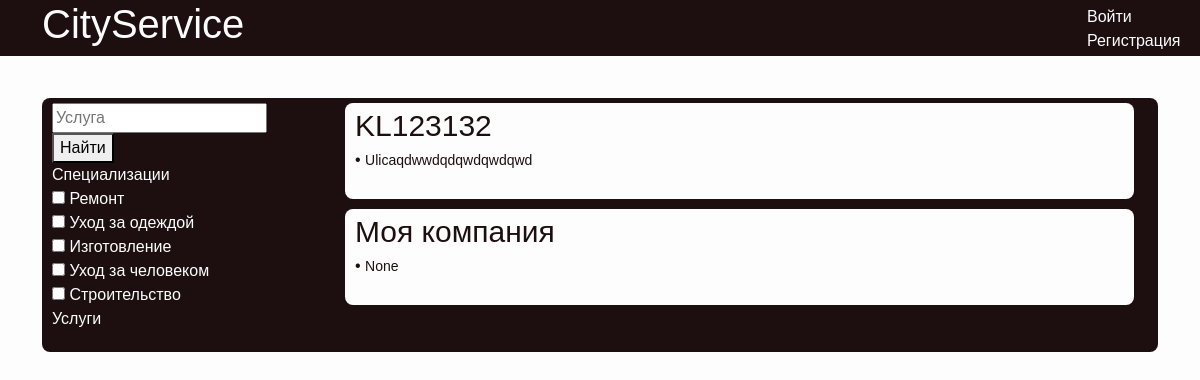
The app's page /cityservice/companies with its own data.
### etc/models.py (models this page shows)
class Specialization(models.Model):
    id = models.IntegerField(primary_key=True)
    name = models.CharField(max_length=150, null=False)
    class Meta:
        db_table = "specialization"

class Company(models.Model):
    id = models.IntegerField(primary_key=True)
    name = models.CharField(max_length=150, null=False) #blank = False?
    rank = models.IntegerField(null=True)
    type_of_ownership = models.CharField(max_length=150, null=True)
    address = models.CharField(max_length=200, null=True)
    account = models.ForeignKey(Account, on_delete=models.CASCADE)
    services = models.ManyToManyField(Service)
    specializations = models.ManyToManyField(Specialization)
    holidays = models.ManyToManyField(Holiday)
    day_of_work = models.ManyToManyField(Day_of_work)
    class Meta:
        db_table = "company"

### etc/views.py (the view)
# urls.py: path('cityservice/companies', companies, name='companies'),
def companies(request):
    context = {
        'companies': Company.objects.all()[:10],
        'specs': Specialization.objects.all(),
    }
    return render(request, 'companies.html', context)

### etc/templates/companies.html (shortened to what this page needs)
{% load static %}
<!DOCTYPE html>
<html lang="en">
<head>
    <link href="/static/bootstrap/css/bootstrap.min.css" rel="stylesheet">
    <link href="/static/company_style.css" rel=stylesheet>
</head>
<body>
    <header>
        <div class="container ">
            <div class="row">
                <div class="col-11">
                    <h1 class="text-left cs-h1">CityService</h1>
                </div>
                <div class="col-1 cs-registration">
                    {% if request.user.is_authenticated %}
                        <a href={%url 'account_profile'%} class="cs-a-registr">Профиль</a>
                        <a href={% url 'account_logout'%} class="cs-a-registr">Выйти</a>
                    {% else %}
                        <a href={% url 'account_login'%} class="cs-a-registr">Войти</a>
                        <a href={% url 'account_registration'%} class="cs-a-registr">Регистрация</a>
                    {% endif %}
                </div>
            </div>
        </div>
    </header>
    <hr>
    <div class="container">
    <br>
    <div class="container">
        <div class="row">
            <div class="col-3 cs-panel">
                <form class="cs-form" action="#" method="get">
                    <input placeholder="Услуга" class="cs-input">
                    <button class="cs-button">
                        <span class="cs-span">Найти</span>
                    </button>
                </form>
                <div class="spez-name">Специализации</div>
                <div class="spez">
                    <div class="row">
                        <form method="POST" action="#">
                            {% for spec in specs %}
                            <div class="">
                                    <input name="spec" onclick="a()" id="input_spec" type="checkbox">
                                    <label for="input_spec">{{ spec.name }}</label>
                                    <br>
                            </div>
                            {% endfor %}
                        </form>
                    </div>
                </div>
                <div class="spez-name">Услуги</div>
            </div>
            <div class="col-9 cs-spezi">
                <div class="cs-spezi_list">
                    <div class="container">
                        {% for company in companies %}
                        <div class="row">
                            <div class="column-10">
                                <div class="cs-spez">
                                    <a class="cs-vakansiya-ssilka" href="#">
                                        <span class="cs-vakansiya-name">{{company.name}}</span>
                                    </a>
                                    <br>
                                    <span class="tochka"> • </span>
                                    <span class="cs-vakansiya-company">{{company.address}}</span>
                                    <br>
                                    <br>
                                </div>
                            </div>
                        </div>
                        {% endfor %}
                    </div>
                </div>
            </div>
        </div>
</body>
</html>

### static/company_style.css (style rules this page uses)
:root { --colorBlack: #1D0F0F; --colorWhite: #fdfdfd; --colorGray: #a3a3a3; }
body { font-family: Arial, Helvetica, sans-serif; background-color: var(--colorWhite); }
.cs-h1 { color: var(--colorWhite); }
header { background-color: var(--colorBlack); margin-bottom: -15px; }
hr { color: var(--colorWhite); }
.cs-panel { background-color: var(--colorBlack); color: var(--colorWhite); padding: 5px; padding-left: 10px; border-radius: 8px; border-top-right-radius: 0px; border-bottom-right-radius: 0px; }
.cs-spezi { background-color: var(--colorBlack); color: var(--colorWhite); border-top-right-radius: 8px; border-bottom-right-radius: 8px; }
.cs-spez { background-color: var(--colorWhite); margin-top: 5px; margin-bottom: 5px; border-radius: 8px; border-style: hidden; padding-left: 10px; }
.cs-vakansiya-ssilka { text-decoration: none; }
.cs-vakansiya-name, .cs-vakansiya-opisanie, .cs-vakansiya-spez, .cs-vakansiya-regioni, .cs-vakansiya-company { color: var(--colorBlack); }
.cs-vakansiya-name { font-size: 30px; }
.cs-vakansiya-spez, .cs-vakansiya-regioni, .cs-vakansiya-company { font-size: 14px; }
.tochka { color: var(--colorBlack); }
.cs-registration { margin-top: 5px; }
.cs-a-registr { text-decoration: none; color: var(--colorWhite); }
.cs-form { background-color: var(--colorBlack); border-color: var(--colorWhite); }
.cs-registration { color: var(--colorWhite); }

### records on screen
Specialization: name "Ремонт"
Specialization: name "Уход за одеждой"
Specialization: name "Изготовление"
Specialization: name "Уход за человеком"
Specialization: name "Строительство"
Company: name "KL123132", address "Ulicaqdwwdqdqwdqwdqwd"
Company: name "Моя компания", address "None"
